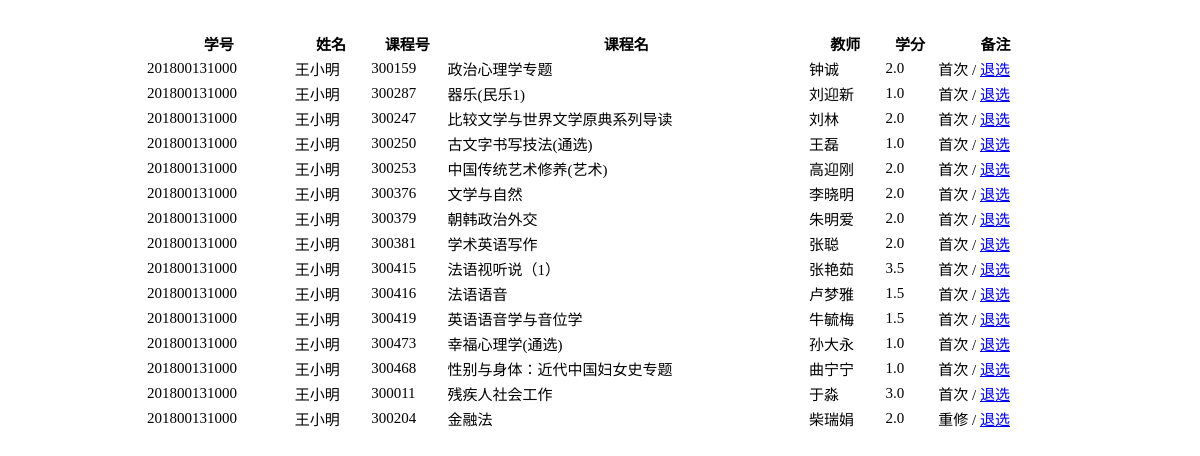
/admin/fun/getChoose.php, run on the app's committed database.
### tables this page shows
CREATE TABLE `student_course` (
  `sid` char(12) NOT NULL,
  `cid` char(6) NOT NULL,
  `score` int(3) DEFAULT NULL,
  `status` char(1) DEFAULT NULL
);

CREATE TABLE `student` (
  `sid` char(12) NOT NULL,
  `name` varchar(10) NOT NULL,
  `sex` char(1) NOT NULL,
  `age` varchar(3) DEFAULT NULL,
  `class` varchar(10) DEFAULT NULL,
  `idnum` char(18) DEFAULT NULL,
  `did` char(2) DEFAULT NULL,
  `email` char(30) DEFAULT NULL,
  `tel` char(11) DEFAULT NULL
);

CREATE TABLE `course` (
  `cid` char(6) DEFAULT NULL,
  `cname` varchar(15) DEFAULT NULL,
  `credit` decimal(2,1) DEFAULT NULL,
  `cadd` varchar(20) DEFAULT NULL,
  `did` char(2) DEFAULT NULL,
  `tname` varchar(15) DEFAULT NULL
);

### admin/fun/getChoose.php (the view, shortened to what this page needs)
<?php
require_once("../../config/database.php");
?>
<!DOCTYPE html>
<html lang="en">
<head>
    <link rel="stylesheet" type="text/css" href="../css/fun.css">
</head>
<body>
<table>
    <tr>
        <th>学号</th>
        <th>姓名</th>
        <th>课程号</th>
        <th>课程名</th>
        <th>教师</th>
        <th>学分</th>
        <th>备注</th>
    </tr>
    <?php
    $com="select * from student natural join student_course as v1 left join course on v1.cid=course.cid where score is null  " ;
    $result=mysqli_query($db,$com);
    if($result){
        while($row=mysqli_fetch_object($result)){
            ?>
            <tr>
                <td><?php echo $row->sid ?></td>
                <td><?php echo $row->name ?></td>
                <td><?php echo $row->cid ?></td>
                <td><?php echo $row->cname ?></td>
                <td><?php echo $row->tname ?></td>
                <td><?php echo $row->credit ?></td>
                <td><?php if($row->status==0) echo("首次"); else echo("重修")?> /
                <a href="delCourse.php?cid=<?php echo $row->cid."&sid=".$row->sid; ?>">退选</a></td>
            </tr>
            <?php
        }
    }
    ?>
</table>
</body>
</html>

### admin/css/fun.css (style rules this page uses)
body { margin: 30px; }
table { width:80%; margin: 0 auto; font-size: 15px; }

### data on the page
student_course: sid.sid "201800131000", sid.name "王小明", cid.cid "300159", cid.cname "政治心理学专题", cid.tname "钟诚", cid.credit "2.0", status "首次"
student_course: sid.sid "201800131000", sid.name "王小明", cid.cid "300287", cid.cname "器乐(民乐1)", cid.tname "刘迎新", cid.credit "1.0", status "首次"
student_course: sid.sid "201800131000", sid.name "王小明", cid.cid "300247", cid.cname "比较文学与世界文学原典系列导读", cid.tname "刘林", cid.credit "2.0", status "首次"
student_course: sid.sid "201800131000", sid.name "王小明", cid.cid "300250", cid.cname "古文字书写技法(通选)", cid.tname "王磊", cid.credit "1.0", status "首次"
student_course: sid.sid "201800131000", sid.name "王小明", cid.cid "300253", cid.cname "中国传统艺术修养(艺术)", cid.tname "高迎刚", cid.credit "2.0", status "首次"
student_course: sid.sid "201800131000", sid.name "王小明", cid.cid "300376", cid.cname "文学与自然", cid.tname "李晓明", cid.credit "2.0", status "首次"
student_course: sid.sid "201800131000", sid.name "王小明", cid.cid "300379", cid.cname "朝韩政治外交", cid.tname "朱明爱", cid.credit "2.0", status "首次"
student_course: sid.sid "201800131000", sid.name "王小明", cid.cid "300381", cid.cname "学术英语写作", cid.tname "张聪", cid.credit "2.0", status "首次"
student_course: sid.sid "201800131000", sid.name "王小明", cid.cid "300415", cid.cname "法语视听说（1）", cid.tname "张艳茹", cid.credit "3.5", status "首次"
student_course: sid.sid "201800131000", sid.name "王小明", cid.cid "300416", cid.cname "法语语音", cid.tname "卢梦雅", cid.credit "1.5", status "首次"
student_course: sid.sid "201800131000", sid.name "王小明", cid.cid "300419", cid.cname "英语语音学与音位学", cid.tname "牛毓梅", cid.credit "1.5", status "首次"
student_course: sid.sid "201800131000", sid.name "王小明", cid.cid "300473", cid.cname "幸福心理学(通选)", cid.tname "孙大永", cid.credit "1.0", status "首次"
student_course: sid.sid "201800131000", sid.name "王小明", cid.cid "300468", cid.cname "性别与身体：近代中国妇女史专题", cid.tname "曲宁宁", cid.credit "1.0", status "首次"
student_course: sid.sid "201800131000", sid.name "王小明", cid.cid "300011", cid.cname "残疾人社会工作", cid.tname "于淼", cid.credit "3.0", status "首次"
student_course: sid.sid "201800131000", sid.name "王小明", cid.cid "300204", cid.cname "金融法", cid.tname "柴瑞娟", cid.credit "2.0", status "重修"
